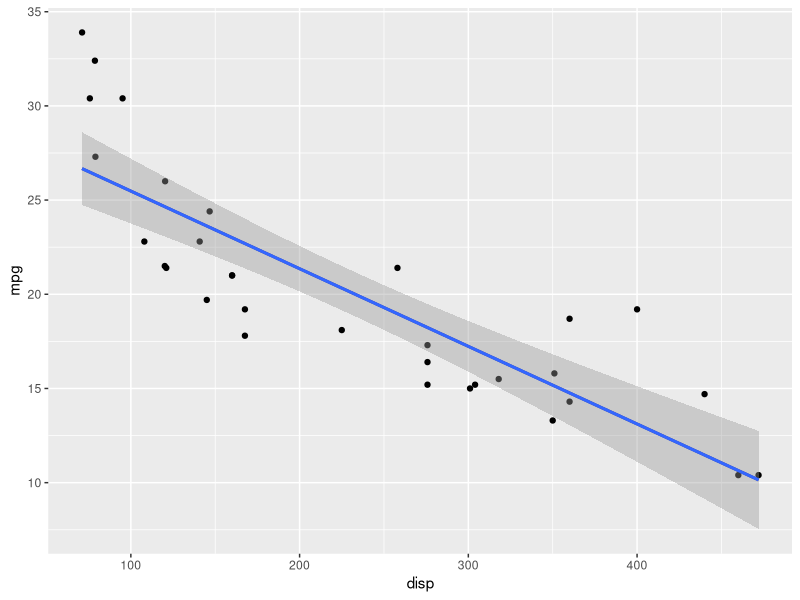
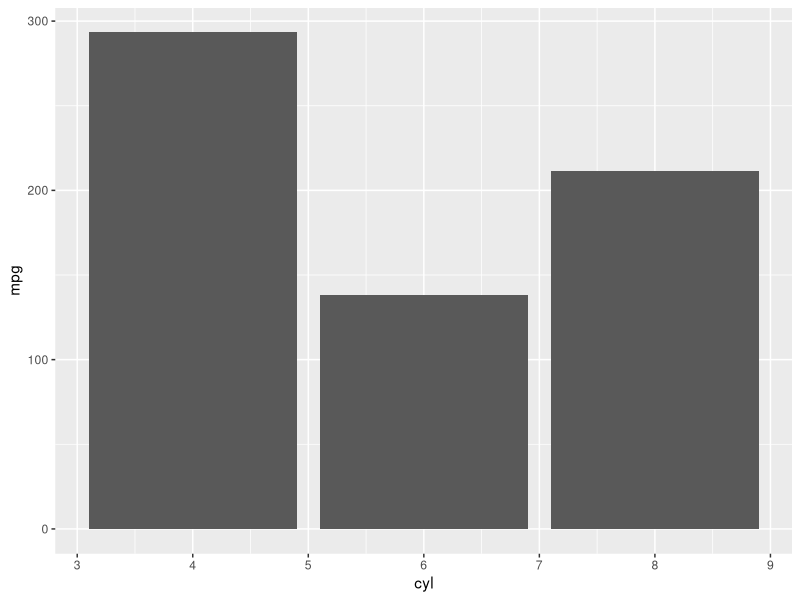

These figures' R source, in order:
# Exercicios Capitulo 3

# Exercicio 1 - Crie uma funcao que receba e vetores como parametro, converta-os em um dataframe e imprima

vetores <- function(veto){
  df <- data.frame(veto)
  print(df)
}

vetor = c(1,2,3)
vetores(vetor)


# Exercicio 2 - Crie uma matriz com 4 linhas e 4 colunas preenchida com numeros inteiros e calcule a media de cada linha

mat <- matrix(c(1:16), nrow = 4, ncol = 4)
mat
apply(mat, 1, mean)

# Exercicio 3 - Considere o dataframe abaixo. Calcule a media por disciplina
escola <- data.frame(Aluno = c('Alan', 'Alice', 'Alana', 'Aline', 'Alex', 'Ajay'),
                     Matematica = c(90, 80, 85, 87, 56, 79),
                     Geografia = c(100, 78, 86, 90, 98, 67),
                     Quimica = c(76, 56, 89, 90, 100, 87))

sprintf("A média de matemática é %s", mean(escola$Matematica))
sprintf("A média de geografia é %s", mean(escola$Geografia))
sprintf("A média de quimica é %s", mean(escola$Quimica))

apply(escola[, c(2:4)], 2, mean)


# Exercicio 4 - Cria uma lista com 3 elementos, todos numéricos e calcule a soma de todos os elementos da lista

lista <- list(1,2,3)
s = 0
for (i in lista){
  s = s+i
}

do.call(sum,lista)

sprintf("A soma é %s", s)
sprintf("A soma é %s", do.call(sum,lista))

# Exercicio 5 - Transforme a lista anterior um vetor

vetlis <- unlist(lista)
class(vetlis)
sum(vetlis)

# Exercicio 6 - Considere a string abaixo. Substitua a palavra textos por frases
library(stringr)
str <- c("Expressoes", "regulares", "em linguagem R", 
         "permitem a busca de padroes", "e exploracao de textos",
         "podemos buscar padroes em digitos",
         "como por exemplo",
         "10992451280")

str2 = str_replace_all(str,"texto","frases")
str2

# Exercicio 7 - Usando o dataset mtcars, crie um grafico com ggplot do tipo scatter plot. Use as colunas disp e mpg nos eixos x e y respectivamente
library(ggplot2)

ggplot(mtcars, aes(x=disp, y=mpg)) + geom_point() +  geom_smooth(method = lm , color = "darkblue", se = FALSE) + geom_smooth(method=lm)

# Exercicio 8 - Usando o exemplo anterior, explore outros tipos de gráficos

ggplot(mtcars, aes(x=cyl, y=mpg)) + 
  geom_bar(stat = "identity")


